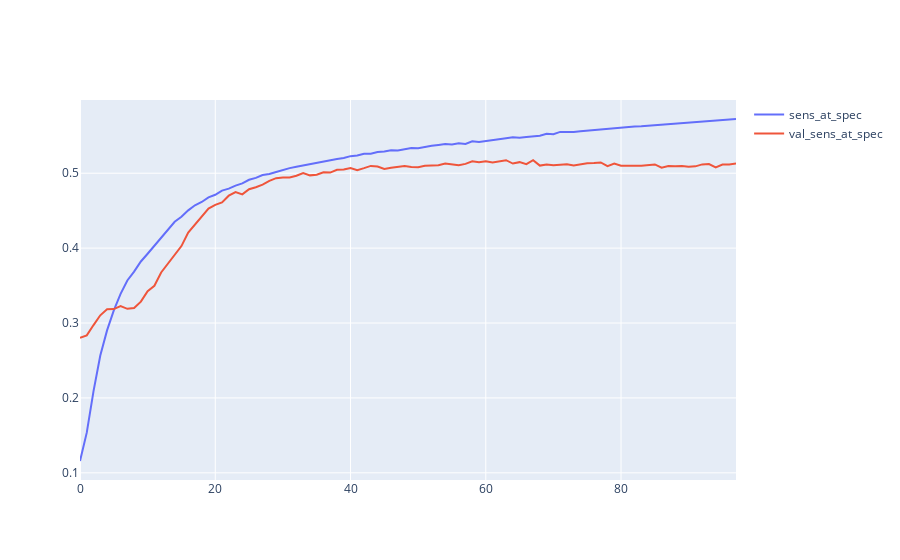
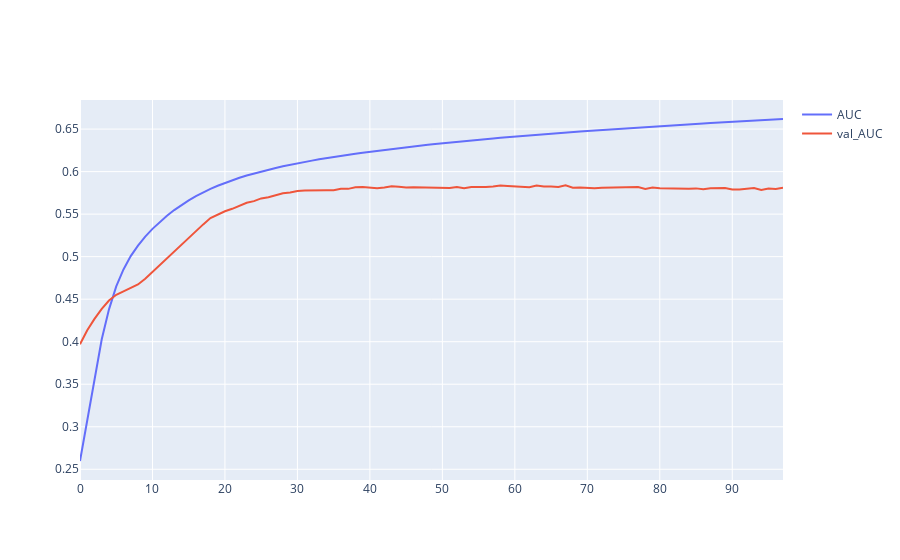

Notebook code for these charts, in order:
### Code cell
import importlib

importlib.reload(model_design_dense_layers)

max_val_PR = 0.5
   
x_train, y_train, x_test, y_test = get_train_test_sets(df_result, n_test)

print(x_train.shape)
print(y_train.shape)
print(x_test.shape)
print(y_test.shape)

model, history = model_design_dense_layers.model_design(EPOCHS,  x_train, y_train, x_test, y_test, class_weights_dict)

plot_model_history(history.history, ['sens_at_spec', 'val_sens_at_spec'])
plot_model_history(history.history, ['AUC', 'val_AUC'])

val_PR = round(max(history.history['val_sens_at_spec']),3)

x = datetime.datetime.now()

model_name = "models/" + x.strftime("%Y-%m-%d %H-%M-%S") +" val_PR " + str(val_PR)  + " Dense.hd5"

if val_PR > max_val_PR:
    max_val_PR = val_PR
    model.save(model_name,  save_format = 'h5')

print(model_name)
print(val_PR)
print(150 * "-")
